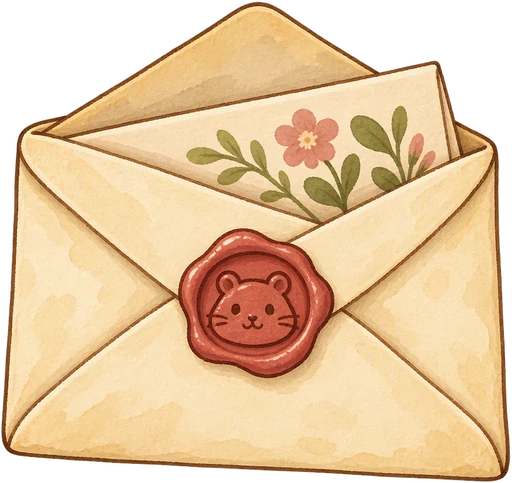
#> input picture assets/props/letter.webp, 512 x 483 px
$ python -i staging.py   (imports and definitions only)
#> lines starting #> are read from the running program, lines starting #| are printed output that depends on the picture
"""Staging kit for T25 cutscenes: clips, prop puppets, accessories and the effects atlas.

python tools/assets/art/staging.py

Writes into assets/staging/:
  clips/<id>.clip.json          aegis-clip/1 motions on body/head (rig-independent)
  props/<id>/                   single-part prop puppets (aegis-rig/1 + aegis-atlas/1)
  acc/<id>/                     avatar accessories (badges for the `badge` anchor, hats for the `hat` slot)
  fx/fx.atlas.{json,webp}       frames for consumer-registered stage effects
Sources: generated masters in F:/AI/GameAssets/fluffy-bureau/props (provenance JSON beside each)
and programmatic shapes drawn here. Everything is deterministic.
"""
from __future__ import annotations

import json
import math
from pathlib import Path

from PIL import Image, ImageDraw, ImageFilter

REPO = Path(__file__).resolve().parents[3]
OUT = REPO / "assets/staging"
MASTERS = Path("F:/AI/GameAssets/fluffy-bureau")


def dump(path: Path, data: dict) -> None:
    path.parent.mkdir(parents=True, exist_ok=True)
    path.write_text(json.dumps(data, ensure_ascii=False, indent=1) + "\n", encoding="utf-8", newline="\n")


# ---- clips -------------------------------------------------------------------------------

def k(t, v, ease=None):
    d = {"t": round(t, 3), "v": v}
    if ease:
        d["ease"] = ease
    return d


CLIPS = {
    "nod": {"duration": 0.8, "tracks": [
        ("head", "y", [k(0, 0, "easeInOutSine"), k(0.2, 10, "easeInOutSine"), k(0.4, 0, "easeInOutSine"),
                       k(0.6, 10, "easeInOutSine"), k(0.8, 0)]),
        ("head", "rotation", [k(0, 0), k(0.2, 1.5), k(0.4, 0), k(0.6, 1.5), k(0.8, 0)])]},
    "sniff": {"duration": 1.2, "tracks": [
        ("head", "y", [k(0, 0, "easeOutSine"), k(0.2, -14), k(0.3, -9), k(0.4, -14), k(0.5, -9), k(0.6, -14),
                       k(0.7, -9), k(0.8, -14, "easeInOutSine"), k(1.2, 0)]),
        ("head", "rotation", [k(0, 0, "easeInOutSine"), k(0.3, -3), k(0.6, 3), k(0.9, -2, "easeInOutSine"), k(1.2, 0)]),
        ("body", "scaleY", [k(0, 1, "easeOutSine"), k(0.3, 1.015), k(0.9, 1.015, "easeInOutSine"), k(1.2, 1)])]},
    "bow": {"duration": 1.0, "tracks": [
        ("body", "scaleY", [k(0, 1, "easeInOutSine"), k(0.4, 0.94), k(0.6, 0.94, "easeInOutSine"), k(1.0, 1)]),
        ("head", "y", [k(0, 0, "easeInOutSine"), k(0.4, 26), k(0.6, 26, "easeInOutSine"), k(1.0, 0)]),
        ("head", "scaleY", [k(0, 1, "easeInOutSine"), k(0.4, 0.96), k(0.6, 0.96, "easeInOutSine"), k(1.0, 1)])]},
    "cheer": {"duration": 0.8, "tracks": [
        ("body", "y", [k(0, 0, "easeOutQuad"), k(0.3, -42, "easeInQuad"), k(0.55, 0, "easeOutSine"), k(0.65, 4, "easeOutSine"), k(0.8, 0)]),
        ("body", "scaleY", [k(0, 1), k(0.08, 0.95, "easeOutQuad"), k(0.3, 1.03, "easeInQuad"), k(0.58, 0.96, "easeOutSine"), k(0.8, 1)]),
        ("head", "rotation", [k(0, 0, "easeInOutSine"), k(0.3, -6, "easeInOutSine"), k(0.6, 4, "easeInOutSine"), k(0.8, 0)])]},
    "shrug-shy": {"duration": 1.0, "tracks": [
        ("head", "y", [k(0, 0, "easeInOutSine"), k(0.3, 12), k(0.8, 12, "easeInOutSine"), k(1.0, 0)]),
        ("head", "rotation", [k(0, 0, "easeInOutSine"), k(0.3, -5, "easeInOutSine"), k(0.6, 4, "easeInOutSine"), k(1.0, 0)]),
        ("body", "rotation", [k(0, 0, "easeInOutSine"), k(0.35, -1.5, "easeInOutSine"), k(0.7, 1.5, "easeInOutSine"), k(1.0, 0)])]},
    "look-around": {"duration": 1.6, "tracks": [
        ("head", "rotation", [k(0, 0, "easeInOutSine"), k(0.4, -8), k(0.7, -8, "easeInOutSine"), k(1.1, 8), k(1.3, 8, "easeInOutSine"), k(1.6, 0)]),
        ("head", "x", [k(0, 0, "easeInOutSine"), k(0.4, -10), k(0.7, -10, "easeInOutSine"), k(1.1, 10), k(1.3, 10, "easeInOutSine"), k(1.6, 0)])]},
    # Props and flyers.
    "hover": {"duration": 1.6, "loop": True, "blend": "additive", "tracks": [
        ("body", "y", [k(0, 0, "easeInOutSine"), k(0.8, -14, "easeInOutSine"), k(1.6, 0)]),
        ("body", "rotation", [k(0, -1.5, "easeInOutSine"), k(0.8, 1.5, "easeInOutSine"), k(1.6, -1.5)])]},
    "flutter": {"duration": 0.4, "loop": True, "blend": "additive", "tracks": [
        ("body", "rotation", [k(0, -3, "easeInOutSine"), k(0.2, 3, "easeInOutSine"), k(0.4, -3)]),
        ("body", "y", [k(0, 0, "easeInOutSine"), k(0.1, -5, "easeInOutSine"), k(0.2, 0, "easeInOutSine"), k(0.3, -5, "easeInOutSine"), k(0.4, 0)])]},
    "present": {"duration": 1.2, "tracks": [
        ("body", "scaleX", [k(0, 0.6, "easeOutBack"), k(0.6, 1.08, "easeInOutSine"), k(1.2, 1)]),
        ("body", "scaleY", [k(0, 0.6, "easeOutBack"), k(0.6, 1.08, "easeInOutSine"), k(1.2, 1)]),
        ("body", "y", [k(0, 40, "easeOutBack"), k(0.6, -20, "easeInOutSine"), k(1.2, 0)]),
        ("body", "opacity", [k(0, 0, "easeOutSine"), k(0.3, 1), k(1.2, 1)])]},
    "box-open": {"duration": 1.0, "tracks": [
        ("body", "rotation", [k(0, 0, "easeInOutSine"), k(0.15, -4), k(0.3, 4), k(0.45, 0)]),
        ("box", "variant", [k(0, "closed", "step"), k(0.45, "open", "step")]),
        ("body", "scaleY", [k(0.45, 0.94, "easeOutBack"), k(0.7, 1.03, "easeInOutSine"), k(1.0, 1)])]},
    "wobble": {"duration": 0.6, "tracks": [
        ("body", "rotation", [k(0, 0, "easeInOutSine"), k(0.15, -5), k(0.3, 5), k(0.45, -2, "easeInOutSine"), k(0.6, 0)])]},
    # Variant selectors for prop.sticker-pie (cutscene pose steps can only play clips).
    "stars-1": {"duration": 0.05, "tracks": [("stars", "variant", [k(0, "1", "step"), k(0.05, "1")])]},
    "stars-2": {"duration": 0.05, "tracks": [("stars", "variant", [k(0, "2", "step"), k(0.05, "2")])]},
    "stars-3": {"duration": 0.05, "tracks": [("stars", "variant", [k(0, "3", "step"), k(0.05, "3")])]},
}


# [9 lines left out: function write_clips, not called in this run]


# ---- single-frame and variant puppets ---------------------------------------------------

def trimmed(path: Path) -> Image.Image:
#> called with path = '../../../assets/props/letter.webp'
    im = Image.open(path).convert("RGBA")
#> im is the input picture: PIL image 512x483 RGBA; mean R, G, B, A 183.4, 152.4, 114.2, 202.4
    a = im.getchannel("A").point(lambda v: 0 if v < 10 else v)
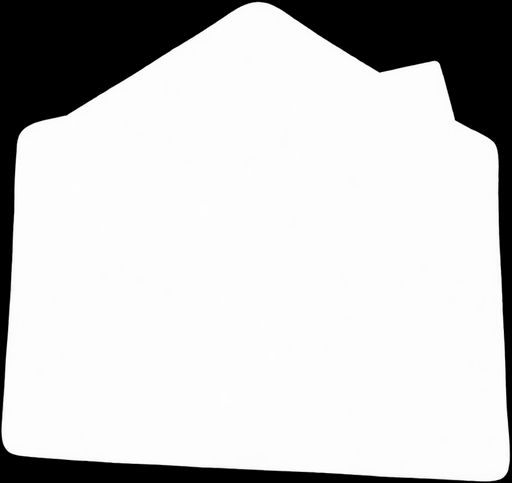
#> a: PIL image 512x483 L; min 0, max 255, mean 202.4
    im.putalpha(a)
    return im.crop(a.getbbox())
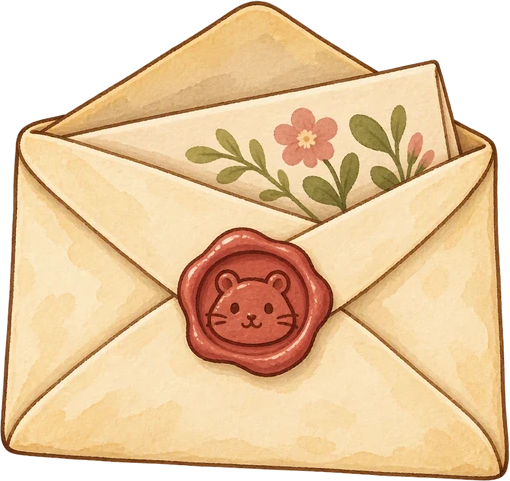
#> returned value: PIL image 510x481 RGBA; mean R, G, B, A 184.8, 153.6, 115.1, 204; transparent parts drawn white


def fit(im: Image.Image, width: int | None = None, height: int | None = None) -> Image.Image:
    s = (width / im.width) if width else (height / im.height)
    return im.resize((max(1, round(im.width * s)), max(1, round(im.height * s))), Image.LANCZOS)


# [67 lines left out: functions stars, puppet, not called in this run]


PROPS = {
    # id: ({variant: (master, width)}, default, pivot)
    "prop.postal-beetle": ({"rest": ("props/postal-beetle.png", 300)}, "rest", "center"),
    "prop.letter": ({"rest": ("props/letter.png", 220)}, "rest", "center"),
    "prop.badge-intern": ({"rest": ("props/badge-intern.png", 240)}, "rest", "center"),
    "prop.box-pie": ({"closed": ("props/pie-box-closed.png", 320), "open": ("props/box-pie-open.png", 340)}, "closed", "bottom", "box"),
    "prop.badge-pie-found": ({"rest": ("props/badge-pie-found.png", 320)}, "rest", "center"),
    "prop.blueberry-basket": ({"rest": ("props/blueberry-basket.png", 300)}, "rest", "bottom"),
    "prop.pie-baked": ({"rest": ("props/pie-baked.png", 340)}, "rest", "bottom"),
    "prop.garland-100": ({"rest": ("props/garland-100-c2.png", 1400)}, "rest", "center"),
    "prop.bunting": ({"rest": ("props/bunting.png", 2200)}, "rest", "center"),
    "prop.title-card": ({"rest": ("props/title-card-c1.png", 1400)}, "rest", "center"),
    # Stage 2 (cases 2-4), ids from C's ASSET_REQUESTS (e4f11fb).
    "prop.badge-letters-saved": ({"rest": ("props/badge-letters-saved.png", 320)}, "rest", "center"),
    "prop.badge-beacon": ({"rest": ("props/badge-lighthouse-light.png", 320)}, "rest", "center"),
    "prop.badge-jam-c4": ({"rest": ("props/badge-honest-jam.png", 320)}, "rest", "center"),
    "prop.c2-cipher-poster": ({"rest": ("props/cipher-poster.png", 560)}, "rest", "center"),
    "prop.c2-dry-letters": ({"rest": ("props/dry-letters.png", 300)}, "rest", "bottom"),
    "prop.c2-letter-garland": ({"rest": ("props/letter-garland.png", 1600)}, "rest", "center"),
    "prop.c2-magpie-nest": ({"rest": ("props/place-nest.png", 420)}, "rest", "bottom"),
    "prop.chamomile-note": ({"rest": ("props/chamomile-note.png", 160)}, "rest", "center"),
    "prop.empty-jam-jar": ({"rest": ("props/empty-jam-jar.png", 200)}, "rest", "bottom"),
    "prop.fact-cards-c3": ({"rest": ("props/fact-cards.png", 520)}, "rest", "center"),
    "prop.firefly-lamp": ({"rest": ("props/decor-star-lamp.png", 260)}, "rest", "bottom"),
    "prop.firefly-lantern": ({"rest": ("props/firefly-lantern.png", 220)}, "rest", "bottom"),
    "prop.jam-jar-c4": ({"rest": ("props/jam-jar-bow.png", 220)}, "rest", "bottom"),
    "prop.jam-jars-c4": ({"rest": ("props/jam-jars-group.png", 620)}, "rest", "bottom"),
    "prop.light-code-book": ({"rest": ("props/book-open-bookmark.png", 420)}, "rest", "center"),
    "prop.light-signal-strip": ({"rest": ("props/light-signal-strip.png", 1200)}, "rest", "center"),
    "prop.map-honey-lighthouse": ({"rest": ("props/place-lighthouse.png", 260)}, "rest", "bottom"),
    "prop.note-khvosts": ({"rest": ("props/note-khvosts.png", 220)}, "rest", "center"),
    "prop.notebook-secret-notes": ({"rest": ("props/notebook-secret.png", 640)}, "rest", "center"),
    "prop.paddle-repaired": ({"rest": ("props/paddle-repaired.png", 520)}, "rest", "center"),
    "prop.tea-table-c4": ({"rest": ("props/tea-table-long.png", 1500)}, "rest", "bottom"),
}
STICKERS = {  # prop.<id>-1/2/3 with one to three stars under the sticker
    "prop.sticker-letters": "props/sticker-letters.png",
    "prop.sticker-beacon": "props/sticker-lighthouse.png",
    "prop.sticker-jam-c4": "props/sticker-jam.png",
}


# [38 lines left out: functions pick, write_props, not called in this run]


ACCESSORIES = {
    # badges sit on the avatar's `badge` anchor; hats on the `hat` slot (bottom-centre pivot, brim at the slot)
    "acc.badge.intern": ("props/badge-intern.png", 96, "center"),
    "acc.badge.pie-found": ("props/badge-pie-found.png", 104, "center"),
    "acc.hat.detective": ("props/hat-detective.png", 330, "brim"),
    "acc.hat.beret": ("props/hat-beret.png", 300, "brim"),
    "acc.hat.flower": ("props/hat-flower.png", 340, "brim"),
    "acc.hat.acorn": ("props/hat-acorn.png", 300, "brim"),
    "acc.hat.bobble": ("props/hat-bobble.png", 300, "brim"),
    "acc.hat.captain": ("props/hat-captain.png", 320, "brim"),
    "acc.hat.flower-crown": ("props/hat-flower-crown.png", 320, "brim"),
    "acc.hat.top": ("props/hat-top.png", 300, "brim"),
}


AVATAR_SPECIES = ("kitten", "fox", "mouse", "squirrel", "puppy")
SCARF_PATTERNS = ("stripes", "dots", "hearts", "stars")


# [119 lines left out: functions write_scarf_patterns, write_accessories, radial, petal, write_fx, main, not called in this run]


# [2 lines not run here, left out]

>>> result = trimmed('../../../assets/props/letter.webp')

$ run again, on assets/props/book-closed.webp
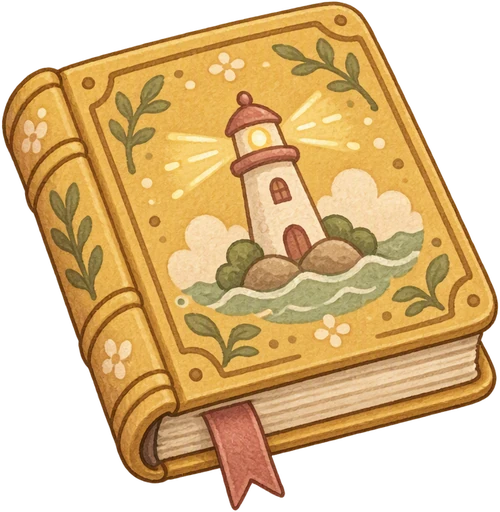
#> input picture assets/props/book-closed.webp, 500 x 512 px
#> in trimmed, im is the input picture: PIL image 500x512 RGBA; mean R, G, B, A 137.1, 105.6, 58, 167.9
#> in trimmed, `a = im.getchannel("A").point(lambda v: 0 if v < 10 else v)`:
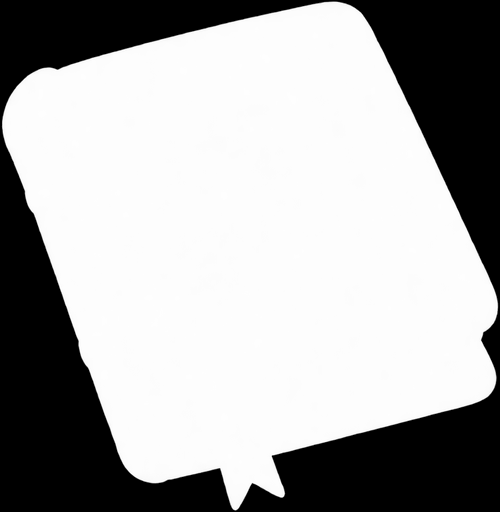
#> a: PIL image 500x512 L; min 0, max 255, mean 167.9
#> in trimmed, `return im.crop(a.getbbox())`:
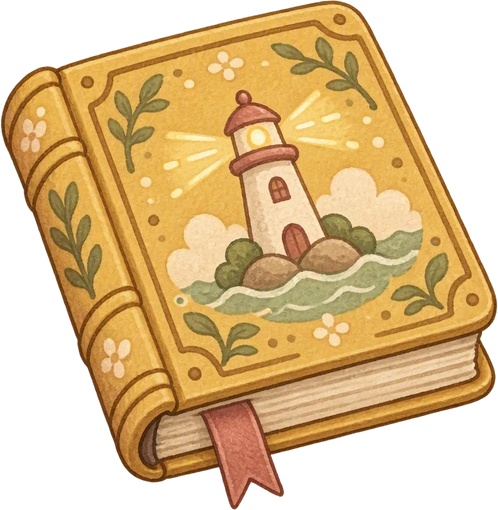
#> returned value: PIL image 498x510 RGBA; mean R, G, B, A 138.1, 106.4, 58.4, 169.2; transparent parts drawn white

$ run again, on assets/props/box-pie.webp
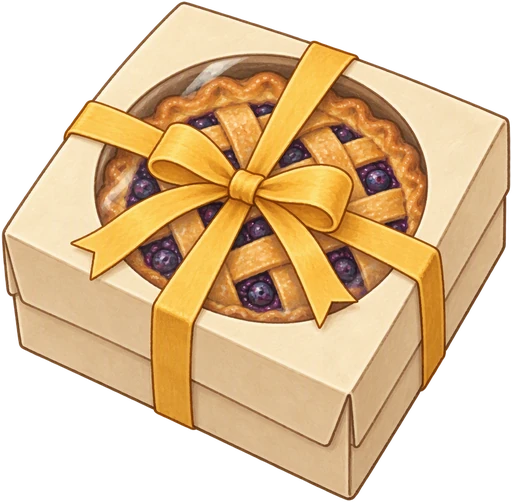
#> input picture assets/props/box-pie.webp, 512 x 502 px
#> in trimmed, im is the input picture: PIL image 512x502 RGBA; mean R, G, B, A 139.3, 111.1, 73.4, 165.7
#> in trimmed, `a = im.getchannel("A").point(lambda v: 0 if v < 10 else v)`:
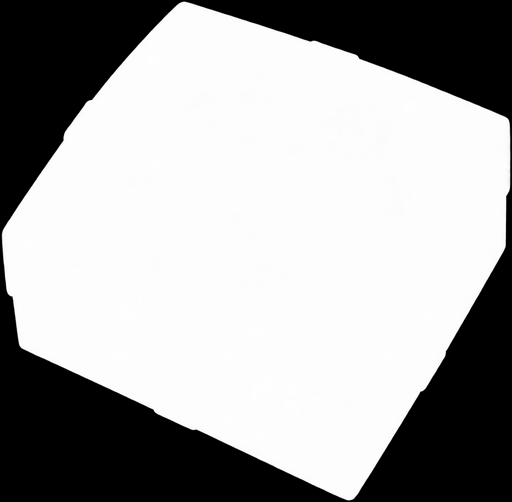
#> a: PIL image 512x502 L; min 0, max 255, mean 165.7
#> in trimmed, `return im.crop(a.getbbox())`:
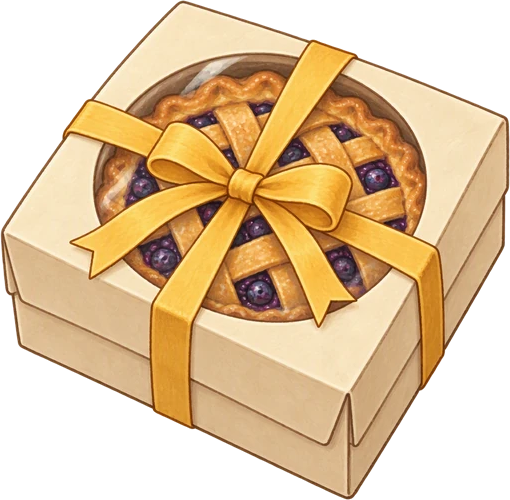
#> returned value: PIL image 510x500 RGBA; mean R, G, B, A 140.4, 111.9, 73.9, 167; transparent parts drawn white
